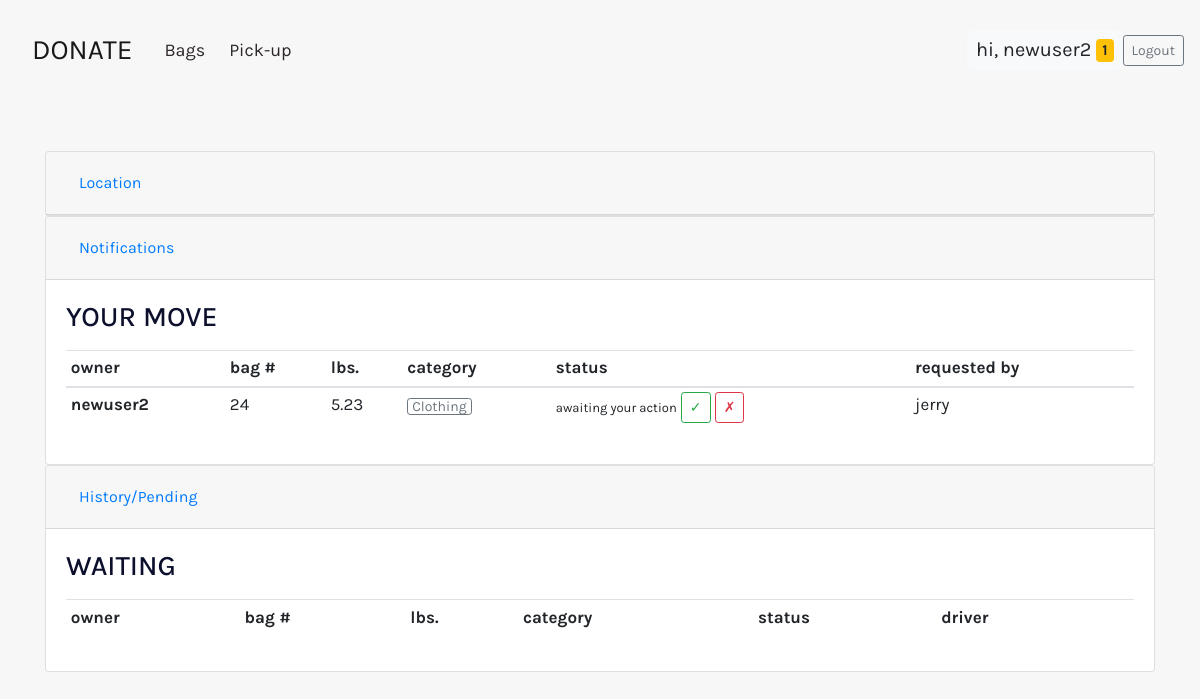
/settings (signed in), run on the app's committed database.
### donate/models.py (models this page shows, shortened)
class BagRequest(models.Model):
    owner = models.ForeignKey(
        settings.AUTH_USER_MODEL, on_delete=models.CASCADE, default=None, related_name="owner_request")
    requestor = models.ForeignKey(settings.AUTH_USER_MODEL, on_delete=models.CASCADE,
                                  default=None, null=True, blank=True, related_name="user_request")
    approved = models.BooleanField(default=False)

class Bag(models.Model):
    user = models.ForeignKey(settings.AUTH_USER_MODEL,
                             on_delete=models.CASCADE, related_name="bags")
    lbs = models.DecimalField(max_digits=6, decimal_places=2, default=0.00)
    category = models.ManyToManyField(BagCategory, related_name="bags")
    request = models.OneToOneField(
        BagRequest, on_delete=models.PROTECT, null=True, blank=True, default=None, related_name="bag_req")

class BagCategory(models.Model):
    name = models.CharField(max_length=64, unique=True)
    def __str__(self):
        return (self.name)

### donate/views.py (the view)
# urls.py: path("settings", views.user_settings, name="settings"),
def user_settings(request):
    form = LocationForm()
    myreqbags = Bag.objects.filter(user=request.user, request__isnull=False)
    myrequests_to = BagRequest.objects.filter(requestor=request.user)
    myrequests_from = BagRequest.objects.filter(owner=request.user)
    try:
        mylocation = Location.objects.get(user__id=request.user.id)
    except Location.DoesNotExist:
        mylocation = Location(user=request.user)
        mylocation.save()
    context = {
        "MyRequestsTo": myrequests_to,
        "MyRequestsFrom": myrequests_from,
        "MyRequestBags": myreqbags,
        "MyAddress": mylocation,
        "form": form,
    }
    return render(request, "donate/settings.html", context)

### donate/context_processors.py (called while the page is built)
def api_key(request):
    GOOGLE_API_KEY = os.getenv('GOOGLE_API_KEY')
    return {
        'GOOGLE_API_KEY': GOOGLE_API_KEY,
    }

### donate/templates/donate/settings.html (shortened to what this page needs)
{% extends "donate/base.html" %}
{% block body %}
<div class="container">
    <div class="row">
        <div class="col-md-12">
            <br>
            <br>
            <div id="accordion">
                <div class="card">
                    <div class="card-header" id="headingTwo">
                        <h5 class="mb-0">
                            <button class="btn btn-link collapse-show	" data-toggle="collapse" data-target="#collapseTwo" aria-expanded="false" aria-controls="collapseTwo">
                                Location
                            </button>
                        </h5>
                    </div>
                </div>
                <div class="card">
                    <div class="card-header" id="headingThree">
                        <h5 class="mb-0">
                            <button class="btn btn-link collapsed" data-toggle="collapse" data-target="#collapseOne" aria-expanded="false" aria-controls="collapseOne">
                                Notifications
                            </button>
                        </h5>
                    </div>
                    <div id="collapseOne" class="collapse show" aria-labelledby="headingtwo" data-parent="#accordion">
                        <div class="card-body">
                            <div class="row">
                                <div class="col-md-12">
                                    <h3>YOUR MOVE</h3>
                                    <table class="table table-sm">
                                        <thead>
                                            <tr>
                                                <th scope="col">owner</th>
                                                <th scope="col">bag #</th>
                                                <th scope="col">lbs.</th>
                                                <th scope="col">category</th>
                                                <th scope="col">status</th>
                                                <th scope="col">requested by</th>
                                                <th scope="col"></th>
                                            </tr>
                                        </thead>
                                        <tbody>
                                            {% for req in MyRequestsFrom %}
                                            {% with bag=req.bag_req %}
                                            {% if req.approved == False %}
                                            <tr>
                                                <th scope="row">{{ req.owner }}</th>
                                                <td>{{ bag.id }}</td>
                                                <td>{{ bag.lbs }}</td>
                                                <td>
                                                    {% for category in bag.category.all %}
                                                    <span class="pr-2"><button type="button" class="btn btn-outline-secondary btn-xs">{{ category }}</button><span>
                                                            {% endfor %}
                                                </td>
                                                <td>
                                                    <span style="font-size: 13px;">awaiting your action</span>
                                                    <button type="button" class="btn btn-outline-success btn-sm modclick" name="approve" data-req_id="{{ req.id }}">&#10003;</button>
                                                    <button type="button" class="btn btn-outline-danger btn-sm modclick" name="deny" data-req_id="{{ req.id }}">&#10007;</button>
                                                </td>
                                                <td>
                                                    <span>{{ req.requestor }}</span>
                                                </td>
                                            </tr>
                                            {% endif %}
                                            {% endwith %}
                                            {% endfor %}
                                        </tbody>
                                    </table>
                                </div>
                            </div>
                        </div>
                    </div>
                </div>
                <div class="card">
                    <div class="card-header" id="headingThree">
                        <h5 class="mb-0">
                            <button class="btn btn-link collapsed" data-toggle="collapse" data-target="#collapseThree" aria-expanded="false" aria-controls="collapseThree">
                                History/Pending
                            </button>
                        </h5>
                    </div>
                    <div id="collapseThree" class="collapse show" aria-labelledby="headingtwo" data-parent="#accordion">
                        <div class="card-body">
                            <div class="row">
                                <div class="col-md-12">
                                    <h3>WAITING</h3>
                                    <table class="table table-sm">
                                        <thead>
                                        <tbody>
                                            <tr>
                                                <th scope="col">owner</th>
                                                <th scope="col">bag #</th>
                                                <th scope="col">lbs.</th>
                                                <th scope="col">category</th>
                                                <th scope="col">status</th>
                                                <th scope="col">driver</th>
                                                <th scope="col"></th>
                                            </tr>
                                        </tbody>
                                    </table>
                                </div>
                            </div>
                        </div>
                    </div>
                </div>
            </div>
        </div>
    </div>
</div>
{% endblock %}

### donate/templates/donate/base.html (shortened to what this page needs)
{% load static %}
<!DOCTYPE html>
<html>
<head>
    <link rel="stylesheet" href="https://stackpath.bootstrapcdn.com/bootstrap/4.3.1/css/bootstrap.min.css">
    <link rel="stylesheet" href="{% static 'donate/styles.css' %}" />
    <nav class="navbar navbar-expand-lg navbar-light bg-light navbar-custom">
        <a class="navbar-brand" href="{% url 'index' %}">
            DONATE
        </a>
        <div class="collapse navbar-collapse" id="navbarSupportedContent">
            <ul class="navbar-nav mr-auto">
                {% if user.is_authenticated %}
                {% if request.user.locale.route != None %}
                <li class="nav-item">
                    <a class="nav-link" href="{% url 'bag' %}">Bags</a>
                </li>
                <li class="nav-item">
                    <a class="nav-link" href="{% url 'discover' %}">Pick-up</a>
                    {% endif %}
                    {% endif %}
            </ul>
            {% if user.is_authenticated %}
            <form class="form-inline my-2 my-lg-0" action="{% url 'settings' %}" method=post>
                <button class="btn btn-light my-2 btn-sm username" type="submit" name="settings" id="username">hi, {{ request.user }}
                    <span id="notification" class="badge badge-warning"></span>
                </button>
            </form>
            <form class="form-inline my-2 my-lg-0" action="{% url 'logout' %}" method=post>
                <button class="btn btn-outline-secondary my-2 btn-sm" type="submit" name="logout">Logout</button>
            </form>
            {% endif %}
        </div>
    </nav>
</head>
<body>
    {% block body %}
    {% endblock %}
</body>
</html>

### donate/static/donate/styles.css (style rules this page uses)
body { font-family: 'Karla', sans-serif; font-size: 17px; background-color: #F8F7F7; }
ul { list-style-type: none; }
h3 { color: #0C102D; }
#username { font-size: 20px !important; }
.navbar-brand { padding-left: 16px; }
.nav-link { padding-left: 16px !important; }
.navbar { min-height: 100px; }
.navbar-light .navbar-nav .nav-link { font-size: 18px; }
.navbar-light .navbar-brand { font-size: 28px; }
.username { font-size: 16px !important; }
.navbar-custom { background-color: #F8F7F7 !important; color: white !important; }
.nav-link { color: #2d2828 !important; }
.btn-group-xs > .btn, .btn-xs { padding: .25rem .25rem; font-size: .875rem; line-height: .5; border-radius: .2rem; }

### data on the page
BagRequest: owner "newuser2", bag_req.id "24", bag_req.lbs "5.23", requestor "jerry"
BagCategory: name "Clothing"

### other printed values
{{ request.user }} "newuser2"
